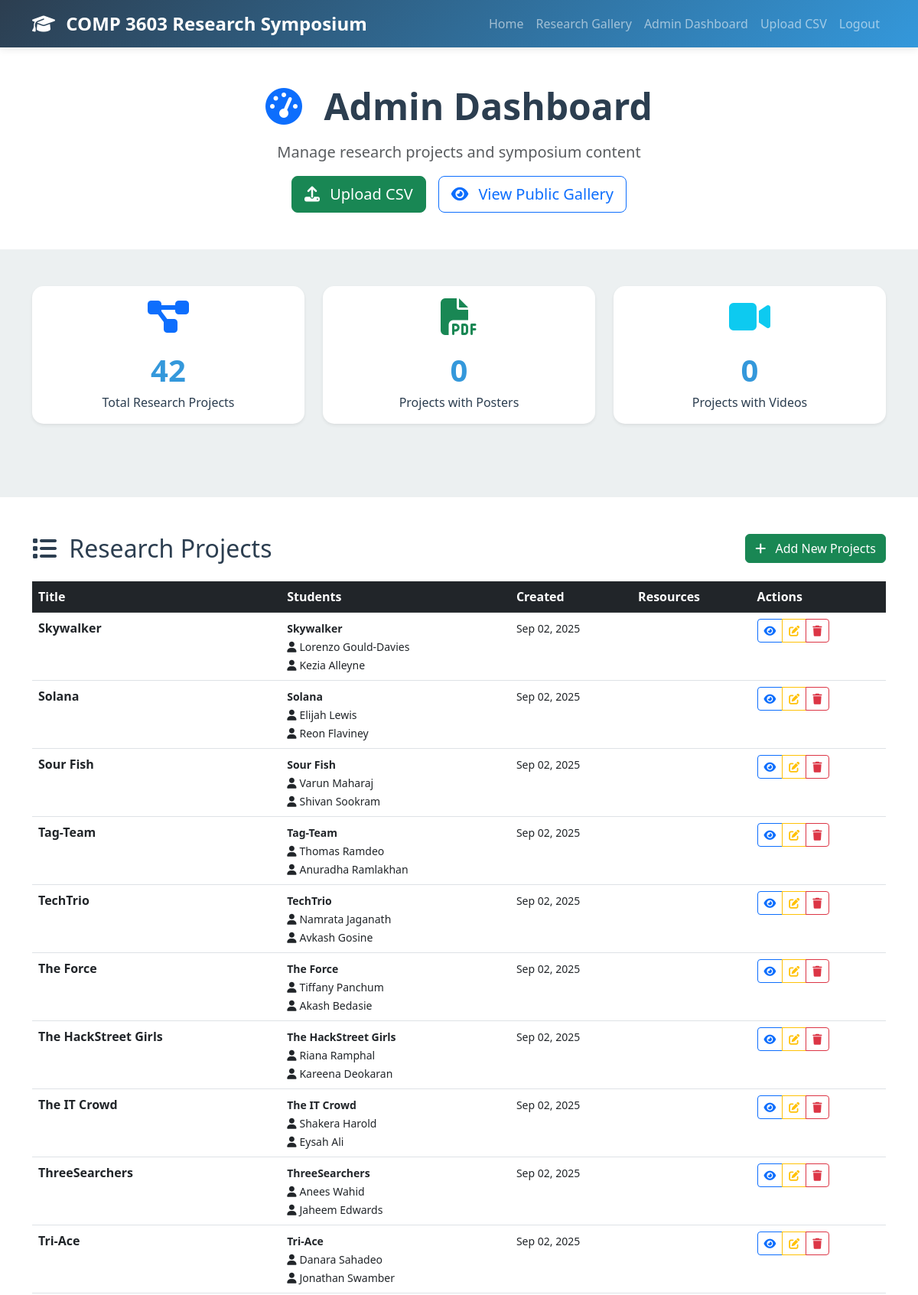
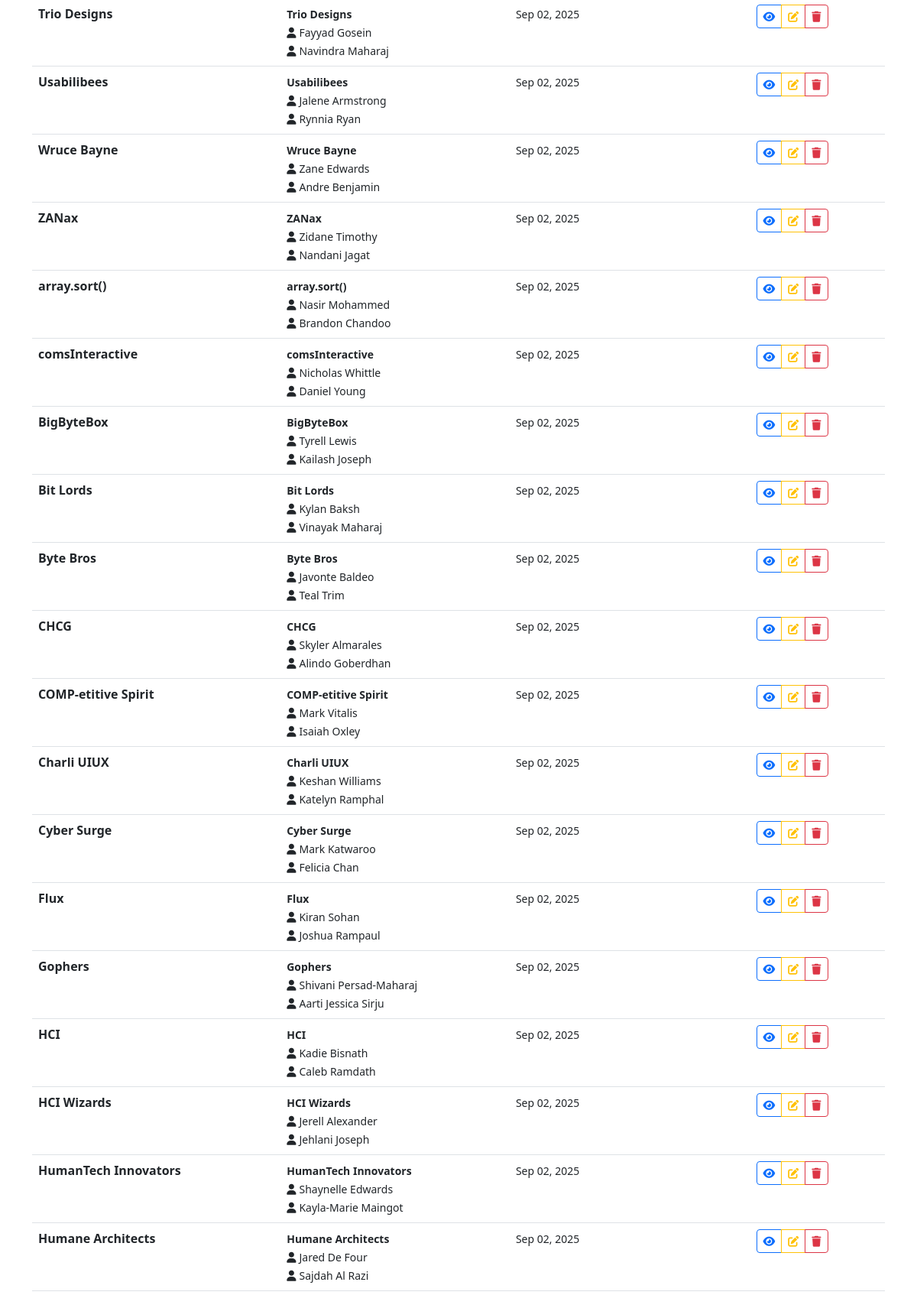
The page /admin (signed in, upper part) on the database its author committed (2 pictures, top to bottom).
### app.py (models this page shows)
class ResearchProject(db.Model):
    id = db.Column(db.Integer, primary_key=True)
    group_name = db.Column(db.String(100), nullable=False)
    member1_name = db.Column(db.String(100), nullable=False)
    member2_name = db.Column(db.String(100), nullable=False)
    paper1_title = db.Column(db.String(200), nullable=False)
    paper2_title = db.Column(db.String(200), nullable=False)
    member1_paper = db.Column(db.String(200), nullable=False)  # Which paper member1 worked on
    member2_paper = db.Column(db.String(200), nullable=False)  # Which paper member2 worked on
    presentation_video_url = db.Column(db.String(500))
    combined_slide_decks_filename = db.Column(db.String(200))  # PDF with both slide decks
    combined_posters_filename = db.Column(db.String(200))      # PDF with both posters
    submission_slide_decks_filename = db.Column(db.String(200))  # Original submission filename for slide decks
    submission_posters_filename = db.Column(db.String(200))      # Original submission filename for posters
    tags = db.Column(db.String(500))  # Comma-separated tags
    created_at = db.Column(db.DateTime, default=datetime.utcnow)
    updated_at = db.Column(db.DateTime, default=datetime.utcnow, onupdate=datetime.utcnow)

### app.py (the view)
@app.route('/admin')
@login_required
def admin_dashboard():
    if not current_user.is_admin:
        flash('Access denied. Admin privileges required.')
        return redirect(url_for('index'))
    projects = ResearchProject.query.order_by(ResearchProject.created_at.desc()).all()
    return render_template('admin_dashboard.html', projects=projects)

### app.py (called while the page is built)
@login_manager.user_loader
def load_user(user_id):
    return User.query.get(int(user_id))

### templates/admin_dashboard.html (shortened to what this page needs)
{% extends "base.html" %}
{% block content %}
<section class="py-5 bg-white">
    <div class="container">
        <div class="row">
            <div class="col-lg-8 mx-auto text-center">
                <h1 class="display-5 fw-bold mb-3">
                    <i class="fas fa-tachometer-alt me-3 text-primary"></i>
                    Admin Dashboard
                </h1>
                <p class="lead text-muted">
                    Manage research projects and symposium content
                </p>
                <div class="d-flex justify-content-center gap-3 flex-wrap">
                    <a href="{{ url_for('upload_csv') }}" class="btn btn-success btn-lg">
                        <i class="fas fa-upload me-2"></i>
                        Upload CSV
                    </a>
                    <a href="{{ url_for('gallery') }}" class="btn btn-outline-primary btn-lg">
                        <i class="fas fa-eye me-2"></i>
                        View Public Gallery
                    </a>
                </div>
            </div>
        </div>
    </div>
</section>
<section class="py-5">
    <div class="container">
        <div class="row">
            <div class="col-md-4 text-center mb-4">
                <div class="card border-0 shadow-sm">
                    <div class="card-body">
                        <i class="fas fa-project-diagram fa-3x text-primary mb-3"></i>
                        <div class="stat-number">{{ projects|length }}</div>
                        <div class="stat-label">Total Research Projects</div>
                    </div>
                </div>
            </div>
            <div class="col-md-4 text-center mb-4">
                <div class="card border-0 shadow-sm">
                    <div class="card-body">
                        <i class="fas fa-file-pdf fa-3x text-success mb-3"></i>
                        <div class="stat-number">
                            {{ projects|selectattr('poster_filename')|list|length }}
                        </div>
                        <div class="stat-label">Projects with Posters</div>
                    </div>
                </div>
            </div>
            <div class="col-md-4 text-center mb-4">
                <div class="card border-0 shadow-sm">
                    <div class="card-body">
                        <i class="fas fa-video fa-3x text-info mb-3"></i>
                        <div class="stat-number">
                            {{ projects|selectattr('video_filename')|list|length }}
                        </div>
                        <div class="stat-label">Projects with Videos</div>
                    </div>
                </div>
            </div>
        </div>
    </div>
</section>
<section class="py-5 bg-white">
    <div class="container">
        <div class="d-flex justify-content-between align-items-center mb-4">
            <h2 class="mb-0">
                <i class="fas fa-list me-2"></i>
                Research Projects
            </h2>
            <a href="{{ url_for('upload_csv') }}" class="btn btn-success">
                <i class="fas fa-plus me-2"></i>
                Add New Projects
            </a>
        </div>
        {% if projects %}
        <div class="table-responsive">
            <table class="table table-hover">
                <thead class="table-dark">
                    <tr>
                        <th>Title</th>
                        <th>Students</th>
                        <th>Created</th>
                        <th>Resources</th>
                        <th>Actions</th>
                    </tr>
                </thead>
                <tbody>
                    {% for project in projects %}
                    <tr>
                        <td>
                            <strong>{{ project.group_name }}</strong>
                        </td>
                                                 <td>
                             <small>
                                 <strong>{{ project.group_name }}</strong><br>
                                 <i class="fas fa-user me-1"></i>{{ project.member1_name }}<br>
                                 <i class="fas fa-user me-1"></i>{{ project.member2_name }}
                             </small>
                         </td>
                        <td>
                            <small>{{ project.created_at.strftime('%b %d, %Y') }}</small>
                        </td>
                        <td>
                        </td>
                        <td>
                            <div class="btn-group" role="group">
                                <a href="{{ url_for('view_project', project_id=project.id) }}"
                                   class="btn btn-sm btn-outline-primary" title="View">
                                    <i class="fas fa-eye"></i>
                                </a>
                                <a href="{{ url_for('edit_project', project_id=project.id) }}"
                                   class="btn btn-sm btn-outline-warning" title="Edit">
                                    <i class="fas fa-edit"></i>
                                </a>
                                <button type="button" class="btn btn-sm btn-outline-danger"
                                        title="Delete" onclick="confirmDelete({{ project.id }})">
                                    <i class="fas fa-trash"></i>
                                </button>
                            </div>
                        </td>
                    </tr>
                    {% endfor %}
                </tbody>
            </table>
        </div>
        {% endif %}
    </div>
</section>
{% endblock %}

### templates/base.html (style rules this page uses)
:root { --primary-color: #2c3e50; --secondary-color: #3498db; --accent-color: #e74c3c; --light-bg: #ecf0f1; --dark-text: #2c3e50; }
body { font-family: 'Segoe UI', Tahoma, Geneva, Verdana, sans-serif; background-color: var(--light-bg); color: var(--dark-text); }
.card { border: none; border-radius: 15px; box-shadow: 0 5px 15px rgba(0,0,0,0.1); transition: transform 0.3s ease, box-shadow 0.3s ease; margin-bottom: 1.5rem; }
.stat-number { font-size: 2.5rem; font-weight: bold; color: var(--secondary-color); }
.stat-label { color: var(--dark-text); font-weight: 500; }

### rows shown on the page
ResearchProject: group_name "Skywalker", member1_name "Lorenzo Gould-Davies", member2_name "Kezia Alleyne", created_at "Sep 02, 2025"
ResearchProject: group_name "Solana", member1_name "Elijah Lewis", member2_name "Reon Flaviney", created_at "Sep 02, 2025"
ResearchProject: group_name "Sour Fish", member1_name "Varun Maharaj", member2_name "Shivan Sookram", created_at "Sep 02, 2025"
ResearchProject: group_name "Tag-Team", member1_name "Thomas Ramdeo", member2_name "Anuradha Ramlakhan", created_at "Sep 02, 2025"
ResearchProject: group_name "TechTrio", member1_name "Namrata Jaganath", member2_name "Avkash Gosine", created_at "Sep 02, 2025"
ResearchProject: group_name "The Force", member1_name "Tiffany Panchum", member2_name "Akash Bedasie", created_at "Sep 02, 2025"
ResearchProject: group_name "The HackStreet Girls", member1_name "Riana Ramphal", member2_name "Kareena Deokaran", created_at "Sep 02, 2025"
ResearchProject: group_name "The IT Crowd", member1_name "Shakera Harold", member2_name "Eysah Ali", created_at "Sep 02, 2025"
ResearchProject: group_name "ThreeSearchers", member1_name "Anees Wahid", member2_name "Jaheem Edwards", created_at "Sep 02, 2025"
ResearchProject: group_name "Tri-Ace", member1_name "Danara Sahadeo", member2_name "Jonathan Swamber", created_at "Sep 02, 2025"
ResearchProject: group_name "Trio Designs", member1_name "Fayyad Gosein", member2_name "Navindra Maharaj", created_at "Sep 02, 2025"
ResearchProject: group_name "Usabilibees", member1_name "Jalene Armstrong", member2_name "Rynnia Ryan", created_at "Sep 02, 2025"
ResearchProject: group_name "Wruce Bayne", member1_name "Zane Edwards", member2_name "Andre Benjamin", created_at "Sep 02, 2025"
ResearchProject: group_name "ZANax", member1_name "Zidane Timothy", member2_name "Nandani Jagat", created_at "Sep 02, 2025"
ResearchProject: group_name "array.sort()", member1_name "Nasir Mohammed", member2_name "Brandon Chandoo", created_at "Sep 02, 2025"
ResearchProject: group_name "comsInteractive", member1_name "Nicholas Whittle", member2_name "Daniel Young", created_at "Sep 02, 2025"
ResearchProject: group_name "BigByteBox", member1_name "Tyrell Lewis", member2_name "Kailash Joseph", created_at "Sep 02, 2025"
ResearchProject: group_name "Bit Lords", member1_name "Kylan Baksh", member2_name "Vinayak Maharaj", created_at "Sep 02, 2025"
ResearchProject: group_name "Byte Bros", member1_name "Javonte Baldeo", member2_name "Teal Trim", created_at "Sep 02, 2025"
ResearchProject: group_name "CHCG", member1_name "Skyler Almarales", member2_name "Alindo Goberdhan", created_at "Sep 02, 2025"
ResearchProject: group_name "COMP-etitive Spirit", member1_name "Mark Vitalis", member2_name "Isaiah Oxley", created_at "Sep 02, 2025"
ResearchProject: group_name "Charli UIUX", member1_name "Keshan Williams", member2_name "Katelyn Ramphal", created_at "Sep 02, 2025"
ResearchProject: group_name "Cyber Surge", member1_name "Mark Katwaroo", member2_name "Felicia Chan", created_at "Sep 02, 2025"
ResearchProject: group_name "Flux", member1_name "Kiran Sohan", member2_name "Joshua Rampaul", created_at "Sep 02, 2025"
ResearchProject: group_name "Gophers", member1_name "Shivani Persad-Maharaj", member2_name "Aarti Jessica Sirju", created_at "Sep 02, 2025"
ResearchProject: group_name "HCI", member1_name "Kadie Bisnath", member2_name "Caleb Ramdath", created_at "Sep 02, 2025"
ResearchProject: group_name "HCI Wizards", member1_name "Jerell Alexander", member2_name "Jehlani Joseph", created_at "Sep 02, 2025"
ResearchProject: group_name "HumanTech Innovators", member1_name "Shaynelle Edwards", member2_name "Kayla-Marie Maingot", created_at "Sep 02, 2025"
ResearchProject: group_name "Humane Architects", member1_name "Jared De Four", member2_name "Sajdah Al Razi", created_at "Sep 02, 2025"

### other values the page prints
{{ projects|length }} "42"
{{ projects|selectattr('poster_filename')|list|length }} "0"
{{ projects|selectattr('video_filename')|list|length }} "0"
